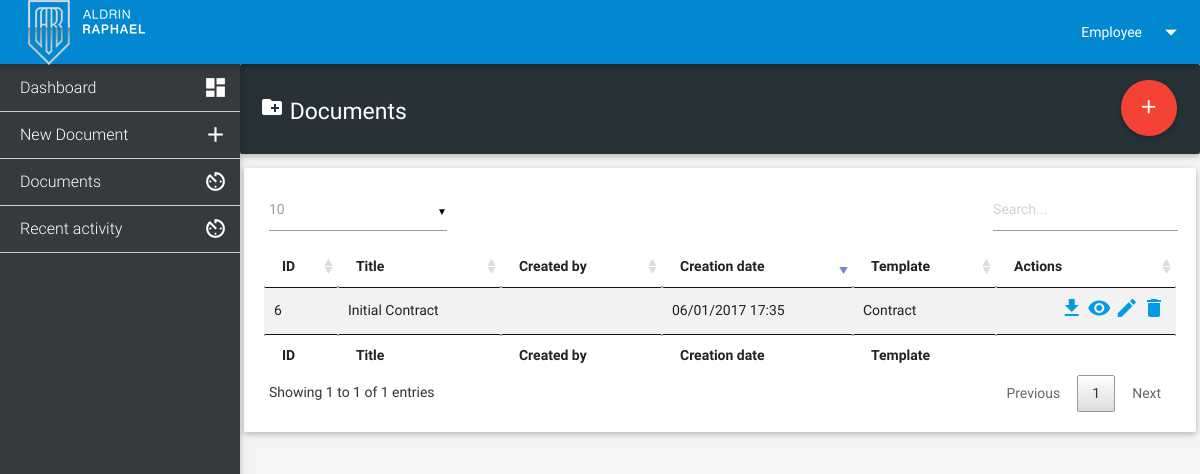
/documents.php (signed in), run on the app's committed database.
### tables this page shows
CREATE TABLE IF NOT EXISTS `users` (
  `id` int(11) NOT NULL AUTO_INCREMENT,
  `email` varchar(255) NOT NULL,
  `username` varchar(255) NOT NULL,
  `password` varchar(255) NOT NULL,
  `name` varchar(255) NOT NULL,
  `surname` varchar(255) NOT NULL,
  `date` int(11) NOT NULL,
  `role` int(2) NOT NULL DEFAULT '1',
  PRIMARY KEY (`id`)
);

CREATE TABLE IF NOT EXISTS `documents` (
  `id` int(11) NOT NULL AUTO_INCREMENT,
  `title` varchar(255) NOT NULL,
  `content` text NOT NULL,
  `user` int(11) NOT NULL,
  `created` int(11) NOT NULL,
  `template` int(11) NOT NULL,
  PRIMARY KEY (`id`)
);

CREATE TABLE IF NOT EXISTS `templates` (
  `id` int(11) NOT NULL AUTO_INCREMENT,
  `name` varchar(255) NOT NULL,
  `content` text NOT NULL,
  `increment` int(11) NOT NULL,
  `created` int(11) NOT NULL,
  `owner` int(11) NOT NULL,
  PRIMARY KEY (`id`)
);

### inc/classes/Database.php (called while the page is built, shortened)
<? if ( ! defined('BASEDIR')) exit('Acces denied');
class Db {
	public function select($table,$where=array(),$order=array(),$limit=array('from'=>0,'to'=>10000)){
		$c[]='1=1';
		$ord = "";
		if($order){
			foreach($order as $tag=>$val){
				$o[]=' '.$tag." ".$val;
			}
			if($o){
				$ord="order by ".implode(',',$o);
			}
		}
		foreach($where as $tag=>$val){
			$c[]=$tag."='".$val."'";
		}
		$r=array();
 		$res=mysql_query("select * from ".$table." where ".implode(' AND ',$c)." ".$ord." LIMIT ".$limit['from'].",".$limit['to'])or die("eroare1:".mysql_error()."<br/><b>Query:</b>select * from ".$table." where ".implode(' AND ',$c)." ".$o);
 		while($row=mysql_fetch_array($res)){
 			$r[]= (object) $row;
 		}
 		return $r;
 	}
 	public function select_row($table,$where,$order=array(),$limit=array('from'=>0,'to'=>10000)){
 		$r=$this->select($table,$where,$order,$limit);
 		return $r[0];
 	}
}
$db = new Db;
?>

### inc/classes/User.php (called while the page is built, shortened)
<?
	class User extends Db{
		public function __construct(){
			if(isset($_COOKIE['user'])){
				$this->userinfo = $this->select_row('users',array('id'=>$_COOKIE['user'],'password'=>$_COOKIE['password']));
				$this->userrole = $this->select_row('roles',array('id'=>$this->userinfo->role));
			}
				$this->loginFile = 'auth.php';
		}
		public function isLogged(){
			if(isset($_COOKIE['user'])){
				$this->userinfo = $this->select_row('users',array('id'=>$_COOKIE['user'],'password'=>$_COOKIE['password']));
				if($this->userinfo) return 1;
			}
		}
		public function Protect(){
		    if(!$this->isLogged()){
		        header("Location:".$this->loginFile);
		    }
		}
		public function has_access($area){
			$zone = array(
				'documents'=>0,
				'templates'=>1,
				'users'=>2,
				'settings'=>3,
				);
			$acc = unserialize($this->userrole->zones);
			if(in_array($zone[$area], $acc)){
				return true;
			}
			return false;
		}
	}
	$user = new User;
?>

### inc/App.php (called while the page is built, shortened)
<?
	foreach (glob(APP_PATH."/classes/*.php") as $filename)
		{
			include $filename;
	}
?>

### inc/views/documents/list.php (the view, shortened to what this page needs)
              <div id="docBase" class='row'>
                    <div class="card-panel z-depth-1" id="formDoc">
            <div class="fixed-action-btn horizontal" style="top: 80px; right: 24px;">
                <a class="btn-floating btn-large waves-effect waves-light red" href="documents.php?menu=add_document" ><i class="material-icons">add</i></a>
            </div>
            <table id="dataTable" class="responsive-table striped highlight bordered" cellspacing="0">
                                <thead>
                                    <tr>
                                        <th>ID</th>
                                        <th>Title</th>
                                        <th>Created by</th>
                                        <th>Creation date</th>
                                        <th>Template</th>
                                        <th>Actions</th>
                                    </tr>
                                </thead>
                                <tfoot>
                                    <tr>
                                        <th>ID</th>
                                        <th>Title</th>
                                        <th>Created by</th>
                                        <th>Creation date</th>
                                        <th>Template</th>
                                        <th>&nbsp;</th>
                                    </tr>
                                </tfoot>
                                <tbody>
                                    <?
                                        $documents = $db->select('documents',array(),array('id'=>'desc'));
										foreach($documents as $u){
                                            $template = $db->select_row('templates',array('id'=>$u->template));
                                            $user = $db->select_row('users',array('id'=>$u->user));
                                            ?>
                                    <tr>
                                        <td><?php echo $u->id?></td>
                                        <td><?php echo $u->title?></td>
                                        <td><?php echo $user->surname." ".$user->name?></td>
                                        <td><?php echo date('d/m/Y H:i',$u->created)?></td>
                                        <td><?php echo $template->name?></td>
                                        <td class='actions'>
											<a href="#" onclick="get_download(<?php echo $u->id?>)" class='tooltipped'  data-position="top" data-delay="10" data-tooltip="Download"><i class="material-icons">file_download</i></a>
											<a href="documents.php?menu=view_document&id=<?php echo $u->id?>" class='tooltipped'  data-position="top" data-delay="10" data-tooltip="View document"><i class="material-icons">remove_red_eye</i></a>
                                            <a href="documents.php?menu=edit_document&id=<?php echo $u->id?>"  class='tooltipped'  data-position="top" data-delay="10" data-tooltip="Edit document"><i class="material-icons">mode_edit</i></a>
                                            <a href="#" class='deleteitem' data-table='documents' data-id='<?php echo $u->id?>'><i class="material-icons">delete</i></a>
                                        </td>
                                    </tr>
                                    <?}?>
                                </tbody>
        </table>
</div>
</div>

### inc/commons/header.php (shortened to what this page needs)
<div class="navbar-fixed">
  <nav>
    <div class="nav-wrapper light-blue  darken-2 ">
      <a href="./" class="brand-logo"><img src="style/images/logo.png" alt=""></a>
      <ul class="right hide-on-med-and-down">
        <li><a class="dropdown-button" href="#!" data-activates="dropdown1"><?php echo $user->userinfo->surname?> <?php echo $user->userinfo->name?><i class="material-icons right">arrow_drop_down</i></a></li>
      </ul>
    </div>
  </nav>
</div>
      <ul id="slide-out" class="side-nav fixed">
        <li><a href="index.php" class='waves-effect waves-light  <?if(!$menu)echo "active";?>'><i class="material-icons">dashboard</i> Dashboard</a></li>
        <?if($user->has_access('documents')){?>
        <li><a href="documents.php?menu=add_document" class='waves-effect waves-light  <?if(!$menu)echo "active";?>'><i class="material-icons">add</i> New Document</a></li>
        <li><a href="documents.php" class='waves-effect waves-light  <?if($menu=='documents')echo "active";?>'><i class="material-icons">av_timer</i> Documents</a></li>
        <?}?>
        <li><a href="recent.php" class='waves-effect waves-light  <?if($menu=='recent')echo "active";?>'><i class="material-icons">av_timer</i> Recent activity</a></li>
      </ul>

### style/css/style.css (style rules this page uses)
html { font-size:14px; }
body { background:#f5f5f5; }
.fixed-action-btn { height:60px; position: absolute; }
.actions { width:120px; text-align:right; }
.row { margin-bottom:0; }
.card-panel { margin-top:0; }
.navbar-fixed { z-index:1024; }
.side-nav { padding-top: 65px; background: #373a3c; }
.side-nav.fixed a { padding: 14px 20px; color: #fff; }
.side-nav li { padding:0; font-weight: 500; }
.side-nav a { height: 100%; line-height: 18px; color: #919191; font-size: 16px; font-weight: 300; border-bottom: 1px solid #ccc; }
.side-nav .collapsible-header i.material-icons, .side-nav i.material-icons { position: absolute; top: 10px; width: 14px; font-size: 25px; right: 13px; }
.side-nav i.material-icons { width:24px; font-weight: 300; }
.btn, .btn-large { background:#f44336; }

### data on the page
users: name "Employee"
documents: id "6", title "Initial Contract", created "06/01/2017 17:35", templates.name "Contract"
